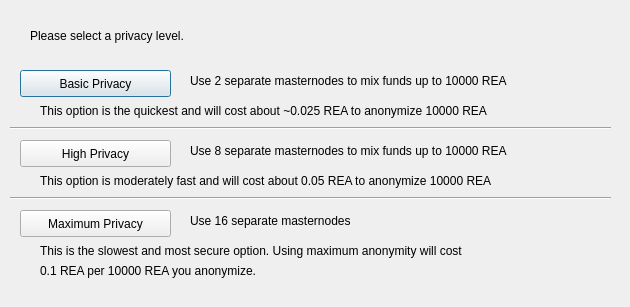
<?xml version="1.0" encoding="UTF-8"?>
<ui version="4.0">
 <class>ObfuscationConfig</class>
 <widget class="QDialog" name="ObfuscationConfig">
  <property name="geometry">
   <rect>
    <x>0</x>
    <y>0</y>
    <width>630</width>
    <height>307</height>
   </rect>
  </property>
  <property name="windowTitle">
   <string>Configure Obfuscation</string>
  </property>
  <widget class="QPushButton" name="buttonBasic">
   <property name="geometry">
    <rect>
     <x>20</x>
     <y>70</y>
     <width>151</width>
     <height>27</height>
    </rect>
   </property>
   <property name="text">
    <string>Basic Privacy</string>
   </property>
  </widget>
  <widget class="QPushButton" name="buttonHigh">
   <property name="geometry">
    <rect>
     <x>20</x>
     <y>140</y>
     <width>151</width>
     <height>27</height>
    </rect>
   </property>
   <property name="text">
    <string>High Privacy</string>
   </property>
  </widget>
  <widget class="QPushButton" name="buttonMax">
   <property name="geometry">
    <rect>
     <x>20</x>
     <y>210</y>
     <width>151</width>
     <height>27</height>
    </rect>
   </property>
   <property name="text">
    <string>Maximum Privacy</string>
   </property>
  </widget>
  <widget class="QLabel" name="label">
   <property name="geometry">
    <rect>
     <x>30</x>
     <y>20</y>
     <width>571</width>
     <height>31</height>
    </rect>
   </property>
   <property name="text">
    <string>Please select a privacy level.</string>
   </property>
  </widget>
  <widget class="QLabel" name="label_2">
   <property name="geometry">
    <rect>
     <x>190</x>
     <y>70</y>
     <width>421</width>
     <height>21</height>
    </rect>
   </property>
   <property name="text">
    <string>Use 2 separate masternodes to mix funds up to 10000 REA</string>
   </property>
  </widget>
  <widget class="QLabel" name="label_3">
   <property name="geometry">
    <rect>
     <x>190</x>
     <y>140</y>
     <width>411</width>
     <height>21</height>
    </rect>
   </property>
   <property name="text">
    <string>Use 8 separate masternodes to mix funds up to 10000 REA</string>
   </property>
  </widget>
  <widget class="QLabel" name="label_4">
   <property name="geometry">
    <rect>
     <x>190</x>
     <y>210</y>
     <width>421</width>
     <height>21</height>
    </rect>
   </property>
   <property name="text">
    <string>Use 16 separate masternodes</string>
   </property>
  </widget>
  <widget class="QLabel" name="label_6">
   <property name="geometry">
    <rect>
     <x>40</x>
     <y>100</y>
     <width>561</width>
     <height>21</height>
    </rect>
   </property>
   <property name="text">
    <string>This option is the quickest and will cost about ~0.025 REA to anonymize 10000 REA</string>
   </property>
  </widget>
  <widget class="QLabel" name="label_7">
   <property name="geometry">
    <rect>
     <x>40</x>
     <y>170</y>
     <width>561</width>
     <height>21</height>
    </rect>
   </property>
   <property name="text">
    <string>This option is moderately fast and will cost about 0.05 REA to anonymize 10000 REA</string>
   </property>
  </widget>
  <widget class="QLabel" name="label_8">
   <property name="geometry">
    <rect>
     <x>40</x>
     <y>240</y>
     <width>561</width>
     <height>21</height>
    </rect>
   </property>
   <property name="text">
    <string>This is the slowest and most secure option. Using maximum anonymity will cost</string>
   </property>
  </widget>
  <widget class="QLabel" name="label_9">
   <property name="geometry">
    <rect>
     <x>40</x>
     <y>260</y>
     <width>561</width>
     <height>21</height>
    </rect>
   </property>
   <property name="text">
    <string>0.1 REA per 10000 REA you anonymize.</string>
   </property>
  </widget>
  <widget class="Line" name="line">
   <property name="geometry">
    <rect>
     <x>10</x>
     <y>120</y>
     <width>601</width>
     <height>16</height>
    </rect>
   </property>
   <property name="orientation">
    <enum>Qt::Horizontal</enum>
   </property>
  </widget>
  <widget class="Line" name="line_2">
   <property name="geometry">
    <rect>
     <x>10</x>
     <y>190</y>
     <width>601</width>
     <height>16</height>
    </rect>
   </property>
   <property name="orientation">
    <enum>Qt::Horizontal</enum>
   </property>
  </widget>
 </widget>
 <resources/>
 <connections/>
</ui>
